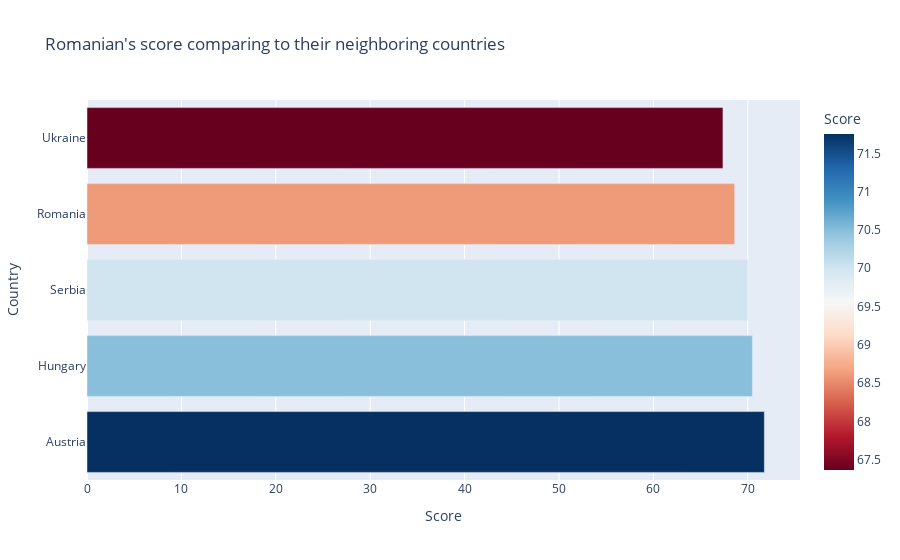

This figure's notebook cell:
### Code cell
px.bar(ax,x='Score',color='Score',color_continuous_scale=px.colors.sequential.RdBu,title="Romanian's score comparing to their neighboring countries")

### Figure 1 — Plotly figure (JSON) as saved in the notebook; plotly's stock layout.template omitted (floating-point values rounded to 4 significant figures)
{"data": [{"alignmentgroup": "True", "hovertemplate": "Score=%{marker.color}<br>Country=%{y}<extra></extra>", "legendgroup": "", "marker": {"color": [71.75, 70.49, 70, 68.61, 67.37], "coloraxis": "coloraxis", "pattern": {"shape": ""}}, "name": "", "offsetgroup": "", "orientation": "h", "showlegend": false, "textposition": "auto", "type": "bar", "x": [71.75, 70.49, 70, 68.61, 67.37], "xaxis": "x", "y": ["Austria", "Hungary", "Serbia", "Romania", "Ukraine"], "yaxis": "y"}], "layout": {"barmode": "relative", "coloraxis": {"colorbar": {"title": {"text": "Score"}}, "colorscale": [[0, "rgb(103,0,31)"], [0.1, "rgb(178,24,43)"], [0.2, "rgb(214,96,77)"], [0.3, "rgb(244,165,130)"], [0.4, "rgb(253,219,199)"], [0.5, "rgb(247,247,247)"], [0.6, "rgb(209,229,240)"], [0.7, "rgb(146,197,222)"], [0.8, "rgb(67,147,195)"], [0.9, "rgb(33,102,172)"], [1, "rgb(5,48,97)"]]}, "legend": {"tracegroupgap": 0}, "title": {"text": "Romanian's score comparing to their neighboring countries"}, "xaxis": {"anchor": "y", "domain": [0, 1], "title": {"text": "Score"}}, "yaxis": {"anchor": "x", "domain": [0, 1], "title": {"text": "Country"}}}}
